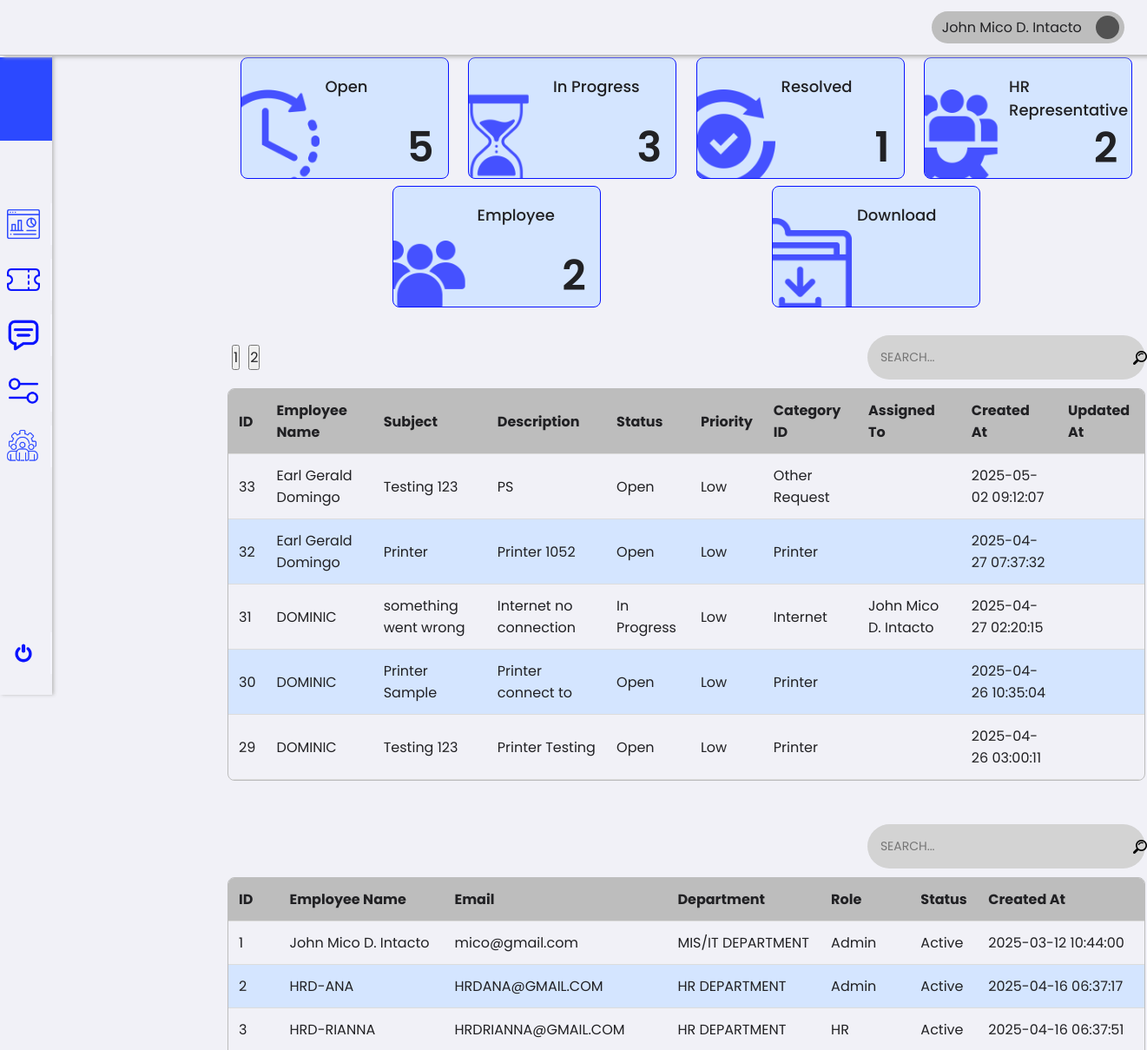
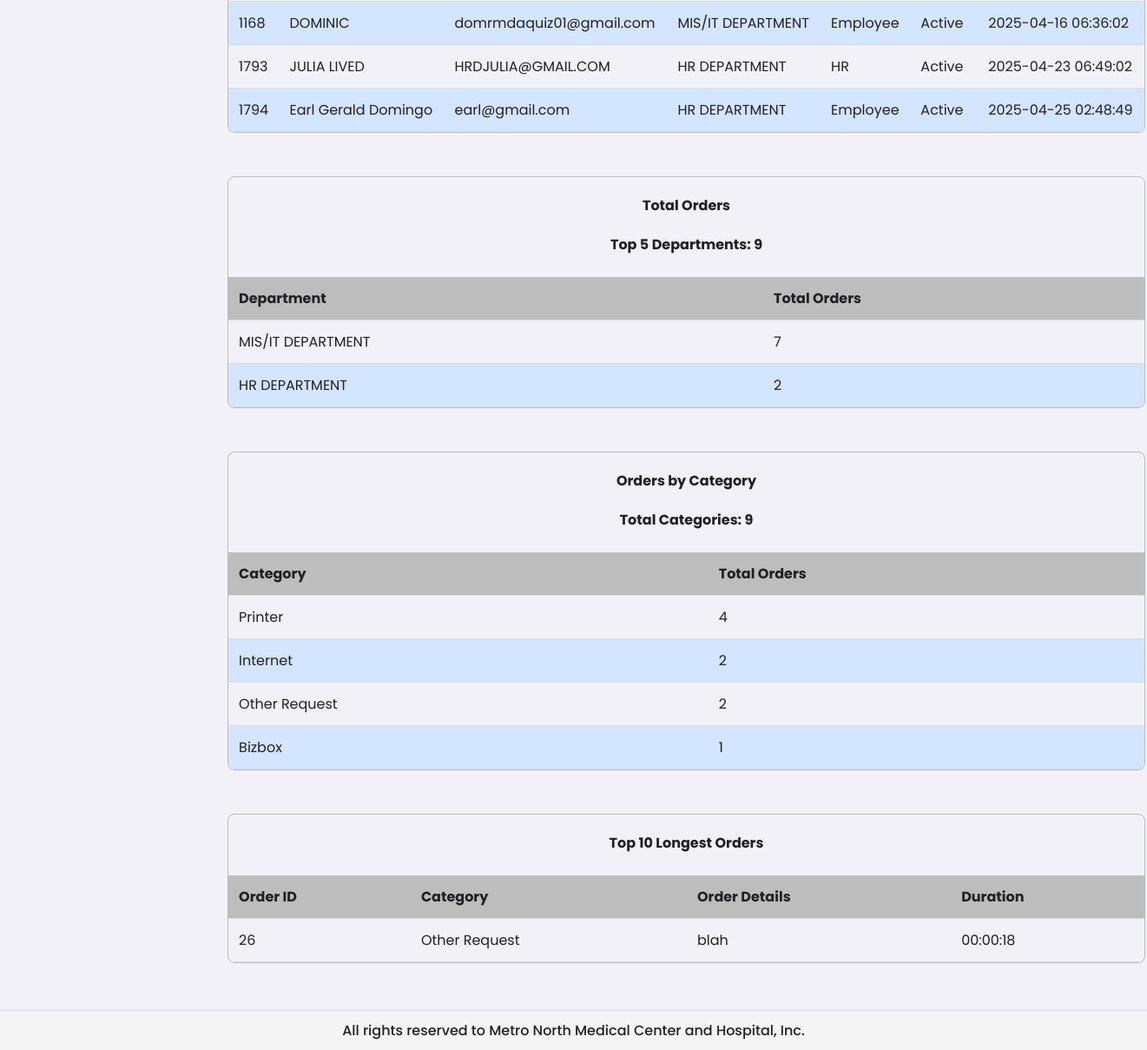
The app's page /1/superAdmin/dashboard.php (signed in) with its own data (2 pictures, top to bottom).
### tables this page shows
CREATE TABLE `tickets` (
  `id` int(11) NOT NULL,
  `employee_id` int(11) NOT NULL,
  `subject` varchar(255) NOT NULL,
  `description` text NOT NULL,
  `status` enum('Open','In Progress','Resolved','Closed') DEFAULT 'Open',
  `priority` enum('Low','Medium','High') DEFAULT 'Low',
  `category_id` int(11) NOT NULL,
  `assigned_to` int(11) DEFAULT NULL,
  `created_at` timestamp NOT NULL DEFAULT current_timestamp(),
  `start_at` timestamp NULL DEFAULT NULL,
  `updated_at` timestamp NULL DEFAULT NULL,
  `leave_type_id` int(11) DEFAULT NULL,
  `leave_request_id` int(11) DEFAULT NULL
);

CREATE TABLE `users` (
  `id` int(11) NOT NULL,
  `name` varchar(255) NOT NULL,
  `email` varchar(255) NOT NULL,
  `password` varchar(255) NOT NULL,
  `role` enum('Employee','HR','HR HEAD','Admin','Super Admin') NOT NULL,
  `department` varchar(255) DEFAULT NULL,
  `status` enum('Active','Inactive') NOT NULL,
  `created_at` timestamp NOT NULL DEFAULT current_timestamp()
);

CREATE TABLE `categories` (
  `id` int(11) NOT NULL,
  `name` varchar(255) NOT NULL
);

### 1/superAdmin/dashboard.php (the view, shortened to what the rows shown need)
<?php
require_once '../../0/includes/employeeTicket.php';
require_once '../../0/includes/adminTableQuery.php';
require_once '../../0/includes/adminDashboardTables.php';
?>
<!DOCTYPE html>
<html lang="en">
<head>
    <link rel="stylesheet" href="../../assets/css/framework.css">
    <link rel="stylesheet" href="../../assets/css/dashboard.css">
</head>
<body>
    <div class="container">
        <d class="content">
            <div class="tableContainer" id="tableContainerTicketID">
                <table>
                    <thead>
                        <tr>
                            <th>ID <i class="fas fa-sort"></i></th>
                            <th>Employee Name <i class="fas fa-sort"></i></th>
                            <th>Subject <i class="fas fa-sort"></i></th>
                            <th>Description <i class="fas fa-sort"></i></th>
                            <th>Status <i class="fas fa-sort"></i></th>
                            <th>Priority <i class="fas fa-sort"></i></th>
                            <th>Category ID <i class="fas fa-sort"></i></th>
                            <th>Assigned To <i class="fas fa-sort"></i></th>
                            <th>Created At <i class="fas fa-sort"></i></th>
                            <th>Updated At <i class="fas fa-sort"></i></th>
                        </tr>
                    </thead>
                    <tbody>
                        <?php if (!empty($tickets)): ?>
                            <?php foreach ($tickets as $ticket): ?>
                                <tr data-id="<?= htmlspecialchars($user['id']) ?>">
                                    <td><?= htmlspecialchars($ticket['id']) ?></td>
                                    <td><?= htmlspecialchars($ticket['employee_name']) ?></td>
                                    <td><?= htmlspecialchars($ticket['subject']) ?></td>
                                    <td><?= htmlspecialchars($ticket['description']) ?></td>
                                    <td><?= htmlspecialchars($ticket['status']) ?></td>
                                    <td><?= htmlspecialchars($ticket['priority']) ?></td>
                                    <td><?= htmlspecialchars($ticket['category_name']) ?></td>
                                    <td><?= htmlspecialchars($ticket['assigned_to_name']) ?></td>
                                    <td><?= htmlspecialchars($ticket['created_at']) ?></td>
                                    <td><?= htmlspecialchars($ticket['updated_at']) ?></td>
                                </tr>
                            <?php endforeach; ?>
                        <?php else: ?>
                            <tr>
                                <td colspan="10" style="text-align: center;">No tickets found</td>
                            </tr>
                        <?php endif; ?>
                    </tbody>
                </table>
            </div>
            <br><br>
            <div class="tableContainer" id="tableContainerUserID">
                <table class="ticketTable">
                    <thead>
                        <tr>
                            <th>ID <i class="fas fa-sort"></i></th>
                            <th>Employee Name <i class="fas fa-sort"></i></th>
                            <th>Email <i class="fas fa-sort"></i></th>
                            <th>Department <i class="fas fa-sort"></i></th>
                            <th>Role <i class="fas fa-sort"></i></th>
                            <th>Status <i class="fas fa-sort"></i></th>
                            <th>Created At <i class="fas fa-sort"></i></th>
                        </tr>
                    </thead>
                    <tbody>
                        <?php if (!empty($users)): ?>
                            <?php foreach ($users as $user): ?>
                                <tr class="<?= $user['status'] === 'Inactive' ? 'inactive-row' : '' ?>">
                                    <td><?= htmlspecialchars($user['id'] ?? 'N/A') ?></td>
                                    <td><?= htmlspecialchars($user['name'] ?? 'N/A') ?></td>
                                    <td><?= htmlspecialchars($user['email'] ?? 'N/A') ?></td>
                                    <td><?= htmlspecialchars($user['department'] ?? 'N/A') ?></td>
                                    <td><?= htmlspecialchars($user['role'] ?? 'N/A') ?></td>
                                    <td><?= htmlspecialchars($user['status'] ?? 'N/A') ?></td>
                                    <td><?= htmlspecialchars($user['created_at'] ?? 'N/A') ?></td>
                                </tr>
                            <?php endforeach; ?>
                        <?php else: ?>
                            <tr>
                                <td colspan="7" style="text-align: center;">No users found</td>
                            </tr>
                        <?php endif; ?>
                    </tbody>
                </table>
            </div>
            <br><br>
            <div class="tableContainer" id="tableContainerDepartment">
                <table>
                    <h1 style="text-align: center; margin-top: 20px;">Total Orders</h1>
                    <h1 style="text-align: center; margin-top: 20px;">
                        Top 5 Departments: <?= htmlspecialchars($totalTickets ?? 0) ?>
                    </h1>
                    <br>
                    <thead>
                        <tr>
                            <th>Department <i class="fas fa-sort"></i></th>
                            <th>Total Orders <i class="fas fa-sort"></i></th>
                        </tr>
                    </thead>
                </table>
            </div>
            <br><br>
            <div class="tableContainer" id="tableContainerCategory">
                <table>
                    <h1 style="text-align: center; margin-top: 20px;">Orders by Category</h1>
                    <h1 style="text-align: center; margin-top: 20px;">
                        Total Categories: <?= htmlspecialchars($totalCategory ?? 0) ?>
                    </h1>
                    <br>
                    <thead>
                        <tr>
                            <th>Category <i class="fas fa-sort"></i></th>
                            <th>Total Orders <i class="fas fa-sort"></i></th>
                        </tr>
                    </thead>
                </table>
            </div>
            <br><br>
            <div class="tableContainer" id="tableContainerCategory">
    <table>
        <h1 style="text-align: center; margin-top: 20px;">Top 10 Longest Orders</h1>
        <br>
        <thead>
            <tr>
                <th>Order ID <i class="fas fa-sort"></i></th>
                <th>Category <i class="fas fa-sort"></i></th>
                <th>Order Details <i class="fas fa-sort"></i></th>
                <th>Duration <i class="fas fa-sort"></i></th>
            </tr>
        </thead>
        <tbody>
            <?php if (!empty($longestOrders)): ?>
                <?php foreach ($longestOrders as $order): ?>
                    <tr>
                        <td><?= htmlspecialchars($order['ticket_id'] ?? 'N/A') ?></td>
                        <td><?= htmlspecialchars($order['category'] ?? 'N/A') ?></td>
                        <td><?= htmlspecialchars($order['order_details'] ?? 'N/A') ?></td>
                        <td>
                            <?php
                                $hours = floor($order['duration_seconds'] / 3600);
                                $minutes = floor(($order['duration_seconds'] % 3600) / 60);
                                $seconds = $order['duration_seconds'] % 60;
                                echo sprintf('%02d:%02d:%02d', $hours, $minutes, $seconds);
                            ?>
                        </td>
                    </tr>
                <?php endforeach; ?>
            <?php else: ?>
                <tr>
                    <td colspan="4" style="text-align: center;">No Orders found</td>
                </tr>
            <?php endif; ?>
        </tbody>
    </table>
</div>
            <br><br><br><br>
    </div>
</body>
</html>

### records on screen
tickets: id "33", employee.name "Earl Gerald Domingo", subject "Testing 123", description "PS", status "Open", priority "Low", category.name "Other Request", created_at "2025-05-02 09:12:07"
tickets: id "32", employee.name "Earl Gerald Domingo", subject "Printer", description "Printer 1052", status "Open", priority "Low", category.name "Printer", created_at "2025-04-27 07:37:32"
tickets: id "31", employee.name "DOMINIC", subject "something went wrong", description "Internet no connection", status "In Progress", priority "Low", category.name "Internet", assigned_to.name "John Mico D. Intacto", created_at "2025-04-27 02:20:15"
tickets: id "30", employee.name "DOMINIC", subject "Printer Sample", description "Printer connect to", status "Open", priority "Low", category.name "Printer", created_at "2025-04-26 10:35:04"
tickets: id "29", employee.name "DOMINIC", subject "Testing 123", description "Printer Testing", status "Open", priority "Low", category.name "Printer", created_at "2025-04-26 03:00:11"
users: id "1", name "John Mico D. Intacto", email "mico@gmail.com", department "MIS/IT DEPARTMENT", role "Admin", status "Active", created_at "2025-03-12 10:44:00"
users: id "2", name "HRD-ANA", email "HRDANA@GMAIL.COM", department "HR DEPARTMENT", role "Admin", status "Active", created_at "2025-04-16 06:37:17"
users: id "3", name "HRD-RIANNA", email "HRDRIANNA@GMAIL.COM", department "HR DEPARTMENT", role "HR", status "Active", created_at "2025-04-16 06:37:51"
users: id "1168", name "DOMINIC", email "domrmdaquiz01@gmail.com", department "MIS/IT DEPARTMENT", role "Employee", status "Active", created_at "2025-04-16 06:36:02"
users: id "1793", name "JULIA LIVED", email "HRDJULIA@GMAIL.COM", department "HR DEPARTMENT", role "HR", status "Active", created_at "2025-04-23 06:49:02"
users: id "1794", name "Earl Gerald Domingo", email "earl@gmail.com", department "HR DEPARTMENT", role "Employee", status "Active", created_at "2025-04-25 02:48:49"
tickets: id "26", category.name "Other Request", description "blah", hours "00", minutes "00", seconds "18"

### other values on screen
$statusCounts['Open'] "5"
$statusCounts['In Progress'] "3"
$statusCounts['Resolved'] "1"
$roleCounts['HR'] "2"
$roleCounts['Employee'] "2"
$totalTickets "9"
$department['department'] "MIS/IT DEPARTMENT"
$department['totalDepartmentCounts'] "7"
$department['department'] "HR DEPARTMENT"
$department['totalDepartmentCounts'] "2"
$totalCategory "9"
$category['category'] "Printer"
$category['totalCategoryCounts'] "4"
$category['category'] "Internet"
$category['totalCategoryCounts'] "2"
